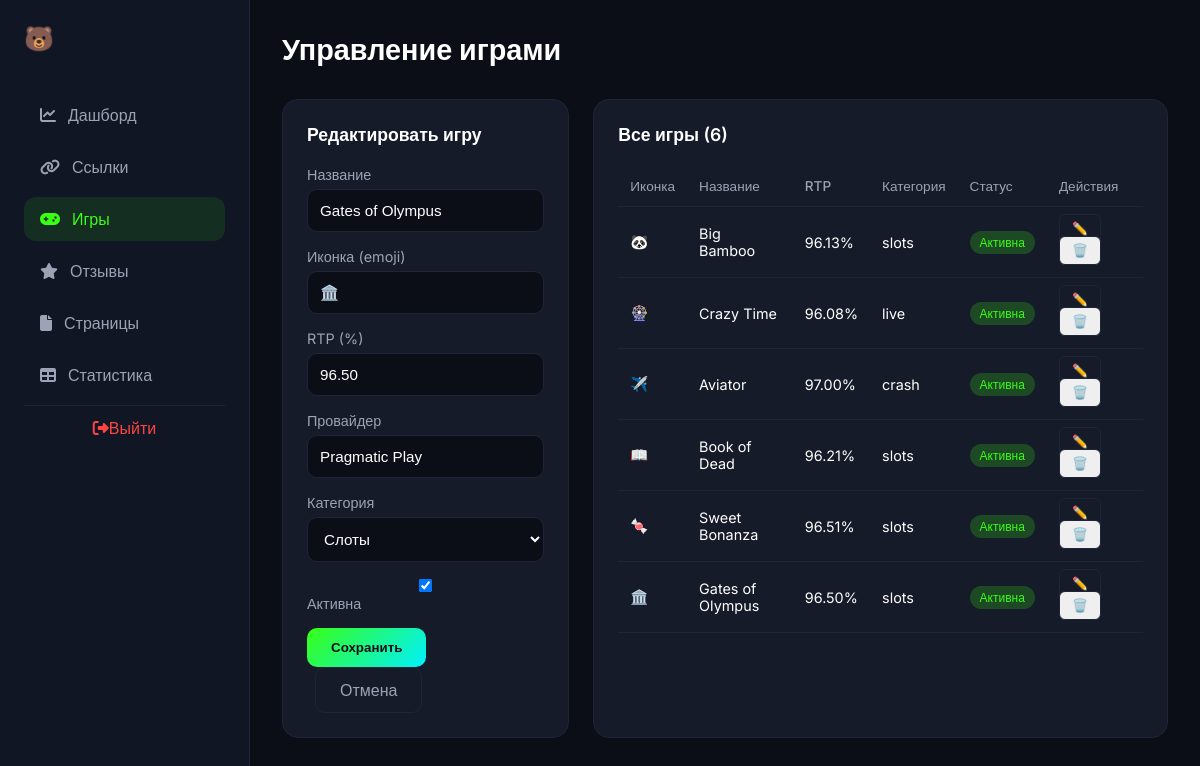
The app's page /admin/games.php?edit=1 (signed in) with its own data.
### tables this page shows
CREATE TABLE games (
    id INT AUTO_INCREMENT PRIMARY KEY,
    name VARCHAR(255) NOT NULL,
    icon VARCHAR(10) DEFAULT '🎰',
    rtp DECIMAL(5,2) DEFAULT 96.00,
    provider VARCHAR(100),
    category ENUM('slots', 'live', 'crash') DEFAULT 'slots',
    is_active TINYINT(1) DEFAULT 1,
    sort_order INT DEFAULT 0,
    created_at TIMESTAMP DEFAULT CURRENT_TIMESTAMP,
    updated_at TIMESTAMP DEFAULT CURRENT_TIMESTAMP ON UPDATE CURRENT_TIMESTAMP
);

### admin/games.php (the view, shortened to what this page needs)
<?php
$db = getDB(); $message = '';
$games = $db->query("SELECT * FROM games ORDER BY id DESC")->fetchAll();
$edit = null;
if (isset($_GET['edit'])) { $stmt = $db->prepare("SELECT * FROM games WHERE id=?"); $stmt->execute([$_GET['edit']]); $edit = $stmt->fetch(); }
?>
<!DOCTYPE html>
<html lang="ru">
<head>
    <link rel="stylesheet" href="https://cdnjs.cloudflare.com/ajax/libs/font-awesome/6.4.0/css/all.min.css">
</head>
<body>
    <aside class="sidebar">
        <div class="sidebar-logo">🐻</div>
        <ul class="sidebar-nav">
            <li><a href="dashboard.php"><i class="fas fa-chart-line"></i>Дашборд</a></li>
            <li><a href="links.php"><i class="fas fa-link"></i>Ссылки</a></li>
            <li><a href="games.php" class="active"><i class="fas fa-gamepad"></i>Игры</a></li>
            <li><a href="reviews.php"><i class="fas fa-star"></i>Отзывы</a></li>
            <li><a href="pages.php"><i class="fas fa-file"></i>Страницы</a></li>
            <li><a href="stats.php"><i class="fas fa-table"></i>Статистика</a></li>
        </ul>
        <a href="logout.php" class="sidebar-logout"><i class="fas fa-sign-out-alt"></i>Выйти</a>
    </aside>
    <main class="main-content">
        <h1 class="page-title">Управление играми</h1>
        <div class="content-grid">
            <div class="form-card">
                <h3 class="card-title"><?=$edit?'Редактировать':'Добавить'?> игру</h3>
                <form method="POST">
                    <div class="form-group"><label>Название</label><input type="text" name="name" value="<?=$edit['name']??''?>" required></div>
                    <div class="form-group"><label>Иконка (emoji)</label><input type="text" name="icon" value="<?=$edit['icon']??'🎰'?>" required></div>
                    <div class="form-group"><label>RTP (%)</label><input type="text" name="rtp" value="<?=$edit['rtp']??'96.00'?>" required></div>
                    <div class="form-group"><label>Провайдер</label><input type="text" name="provider" value="<?=$edit['provider']??''?>" required></div>
                    <div class="form-group">
                        <label>Категория</label>
                        <select name="category">
                            <option value="slots" <?=($edit['category']??'')==='slots'?'selected':''?>>Слоты</option>
                        </select>
                    </div>
                    <div class="form-group"><label><input type="checkbox" name="is_active" <?=($edit['is_active']??1)?'checked':''?>> Активна</label></div>
                    <button type="submit" class="btn-save">Сохранить</button>
                    <?php if($edit):?><a href="games.php" class="btn-cancel">Отмена</a><?php endif;?>
                </form>
            </div>
            <div class="list-card">
                <h3 class="card-title">Все игры (<?=count($games)?>)</h3>
                <div style="overflow-x:auto">
                    <table>
                        <thead><tr><th>Иконка</th><th>Название</th><th>RTP</th><th>Категория</th><th>Статус</th><th>Действия</th></tr></thead>
                        <tbody>
                            <?php foreach($games as $g):?>
                            <tr>
                                <td><?=$g['icon']?></td><td><?=htmlspecialchars($g['name'])?></td>
                                <td><?=$g['rtp']?>%</td><td><?=$g['category']?></td>
                                <td><span class="badge <?=$g['is_active']?'badge-active':'badge-inactive'?>"><?=$g['is_active']?'Активна':'Скрыта'?></span></td>
                                <td>
                                    <a href="?edit=<?=$g['id']?>" class="btn-action">✏️</a>
                                    <form method="POST" style="display:inline" onsubmit="return confirm('Удалить?')">
                                        <button type="submit" class="btn-action delete">🗑️</button>
                                    </form>
                                </td>
                            </tr>
                            <?php endforeach;?>
                        </tbody>
                    </table>
                </div>
            </div>
        </div>
    </main>
</body>
</html>

### admin/games.php (style rules this page uses)
* { margin:0;padding:0;box-sizing:border-box }
body { font-family:'Inter',sans-serif;background:#0B0E17;color:#FFF;display:flex;min-height:100vh }
.sidebar { width:250px;background:#111624;border-right:1px solid #1E2538;padding:24px;position:fixed;height:100vh }
.sidebar-logo { font-size:1.5rem;font-weight:700;margin-bottom:40px;color:#39FF14 }
.sidebar-nav { list-style:none }
.sidebar-nav li { margin-bottom:8px }
.sidebar-nav a { display:flex;align-items:center;gap:12px;padding:12px 16px;color:#9BA3B5;text-decoration:none;border-radius:12px }
.sidebar-nav a:hover,.sidebar-nav a.active { background:rgba(57,255,20,0.1);color:#39FF14 }
.sidebar-logout { display:block;padding:12px;text-align:center;color:#ff4444;text-decoration:none;border-top:1px solid #1E2538;margin-top:auto }
.main-content { margin-left:250px;flex:1;padding:32px }
.page-title { font-size:1.8rem;font-weight:700;margin-bottom:32px }
.content-grid { display:grid;grid-template-columns:1fr 2fr;gap:24px }
.form-card,.list-card { background:#161B29;border:1px solid #1E2538;border-radius:16px;padding:24px }
.card-title { font-weight:600;margin-bottom:20px;font-size:1.1rem }
.form-group { margin-bottom:16px }
.form-group label { display:block;color:#9BA3B5;margin-bottom:6px;font-size:.9rem }
.form-group input,.form-group select { width:100%;padding:12px;background:#0B0E17;border:1px solid #1E2538;border-radius:10px;color:#FFF;font-size:.95rem }
.btn-save { padding:12px 24px;background:linear-gradient(135deg,#39FF14,#00F0FF);border:none;border-radius:10px;color:#0B0E17;font-weight:700;cursor:pointer }
.btn-cancel { padding:12px 24px;background:transparent;border:1px solid #1E2538;border-radius:10px;color:#9BA3B5;cursor:pointer;margin-left:8px;text-decoration:none;display:inline-block }
table { width:100%;border-collapse:collapse }
th,td { padding:12px;text-align:left;border-bottom:1px solid #1E2538 }
th { color:#9BA3B5;font-weight:500;font-size:.85rem }
td { font-size:.9rem }
.btn-action { padding:6px 12px;border:1px solid #1E2538;border-radius:6px;color:#9BA3B5;text-decoration:none;font-size:.8rem;margin-right:4px }
.badge { display:inline-block;padding:4px 10px;border-radius:20px;font-size:.75rem }
.badge-active { background:rgba(57,255,20,0.2);color:#39FF14 }

### records on screen
games: name "Gates of Olympus", icon "🏛️", rtp "96.50", provider "Pragmatic Play", category "Слоты", is_active "☑", category "slots", shows "Активна"
games: icon "🐼", name "Big Bamboo", rtp "96.13", category "slots", is_active "Активна"
games: icon "🎡", name "Crazy Time", rtp "96.08", category "live", is_active "Активна"
games: icon "✈️", name "Aviator", rtp "97.00", category "crash", is_active "Активна"
games: icon "📖", name "Book of Dead", rtp "96.21", category "slots", is_active "Активна"
games: icon "🍬", name "Sweet Bonanza", rtp "96.51", category "slots", is_active "Активна"

### other values on screen
count($games) "6"
